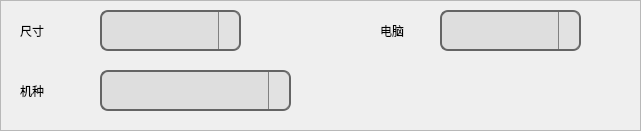
   <widget class="QFrame" name="Fra_mac_sys">
    <property name="enabled">
     <bool>true</bool>
    </property>
    <property name="geometry">
     <rect>
      <x>170</x>
      <y>200</y>
      <width>641</width>
      <height>131</height>
     </rect>
    </property>
    <property name="styleSheet">
     <string notr="true">

QComboBox {
	font-size: 19px;/*字体大小*/
	color: black; /*内容颜色*/
	min-height: 24px;    /*最小高度*/
	min-width: 100px; /*最小宽度*/
	border: 2px solid rgb(100, 100, 100); /*边框粗细和颜色*/
	border-radius:8px;
	background:rgb(72, 72, 73,10%)
}

QComboBox QAbstractItemView {
	font-size: 20px;/*字体大小*/
	color: black;/*颜色*/
	border: 1px solid rgb(100, 100, 100);/*边框粗细和颜色*/
	border-radius: 4px;  /*边框的弧度*/
	background:rgb(128, 128, 128);/*背景颜色*/
	selection-background-color:rgb(181, 181, 181); /*选取时的背景颜色*/
	selection-color:rgb(255, 0, 0);/*选中时字体颜色*/

}

QComboBox::drop-down {/*右侧按钮*/
	width: 20px;/*宽度*/
	background:  rgb(255, 255, 255,30);/*背景颜色*/
	border-left-width: 1px;   /*加左边框线（可以不要，下同）*/
	border-left-style: solid;  /*左边框线类型*/
	border-left-color: gray;  /*左边框线颜色*/

}</string>
    </property>
    <property name="frameShape">
     <enum>QFrame::StyledPanel</enum>
    </property>
    <property name="frameShadow">
     <enum>QFrame::Raised</enum>
    </property>
    <widget class="QComboBox" name="com_systems">
     <property name="geometry">
      <rect>
       <x>440</x>
       <y>10</y>
       <width>141</width>
       <height>41</height>
      </rect>
     </property>
     <property name="styleSheet">
      <string notr="true"/>
     </property>
    </widget>
    <widget class="QLabel" name="lab_systems">
     <property name="geometry">
      <rect>
       <x>380</x>
       <y>20</y>
       <width>41</width>
       <height>21</height>
      </rect>
     </property>
     <property name="text">
      <string>电脑</string>
     </property>
     <property name="buddy">
      <cstring>com_systems</cstring>
     </property>
    </widget>
    <widget class="QLabel" name="lab_machine">
     <property name="geometry">
      <rect>
       <x>20</x>
       <y>80</y>
       <width>41</width>
       <height>21</height>
      </rect>
     </property>
     <property name="text">
      <string>机种</string>
     </property>
    </widget>
    <widget class="QLabel" name="lab_size">
     <property name="geometry">
      <rect>
       <x>20</x>
       <y>20</y>
       <width>41</width>
       <height>21</height>
      </rect>
     </property>
     <property name="text">
      <string>尺寸</string>
     </property>
     <property name="buddy">
      <cstring>com_Thing_class</cstring>
     </property>
    </widget>
    <widget class="QComboBox" name="com_size">
     <property name="geometry">
      <rect>
       <x>100</x>
       <y>10</y>
       <width>141</width>
       <height>41</height>
      </rect>
     </property>
     <property name="styleSheet">
      <string notr="true"/>
     </property>
     <property name="currentText">
      <string/>
     </property>
     <property name="currentIndex">
      <number>-1</number>
     </property>
     <property name="maxVisibleItems">
      <number>20</number>
     </property>
    </widget>
    <widget class="QComboBox" name="com_machine">
     <property name="geometry">
      <rect>
       <x>100</x>
       <y>70</y>
       <width>191</width>
       <height>41</height>
      </rect>
     </property>
     <property name="maxVisibleItems">
      <number>20</number>
     </property>
    </widget>
   </widget>
